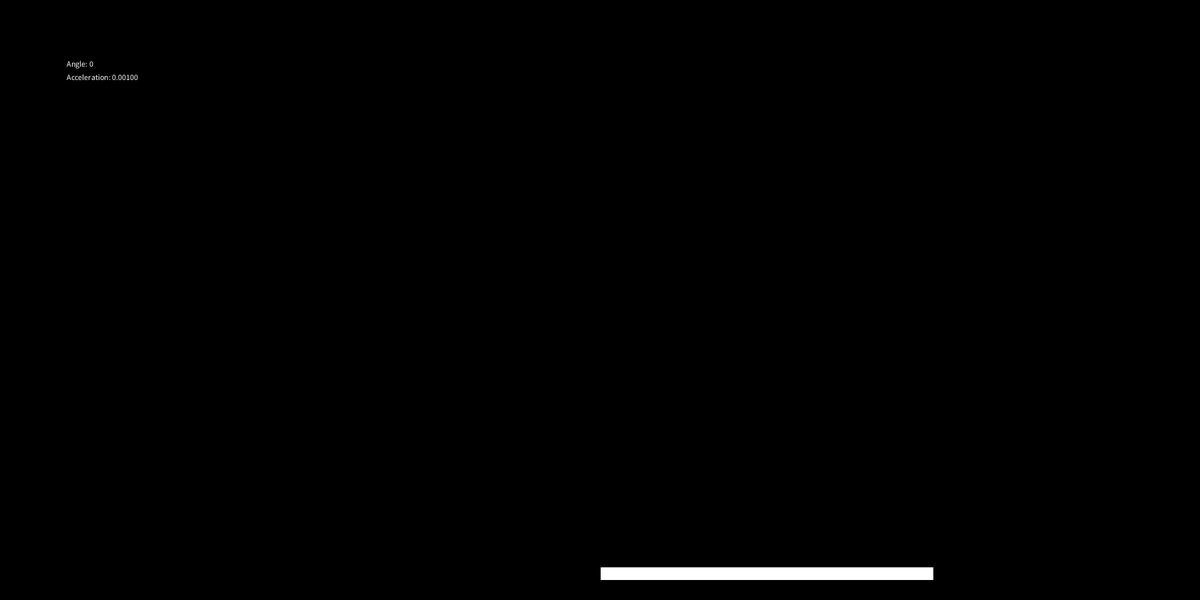
Frame 1 (no input)
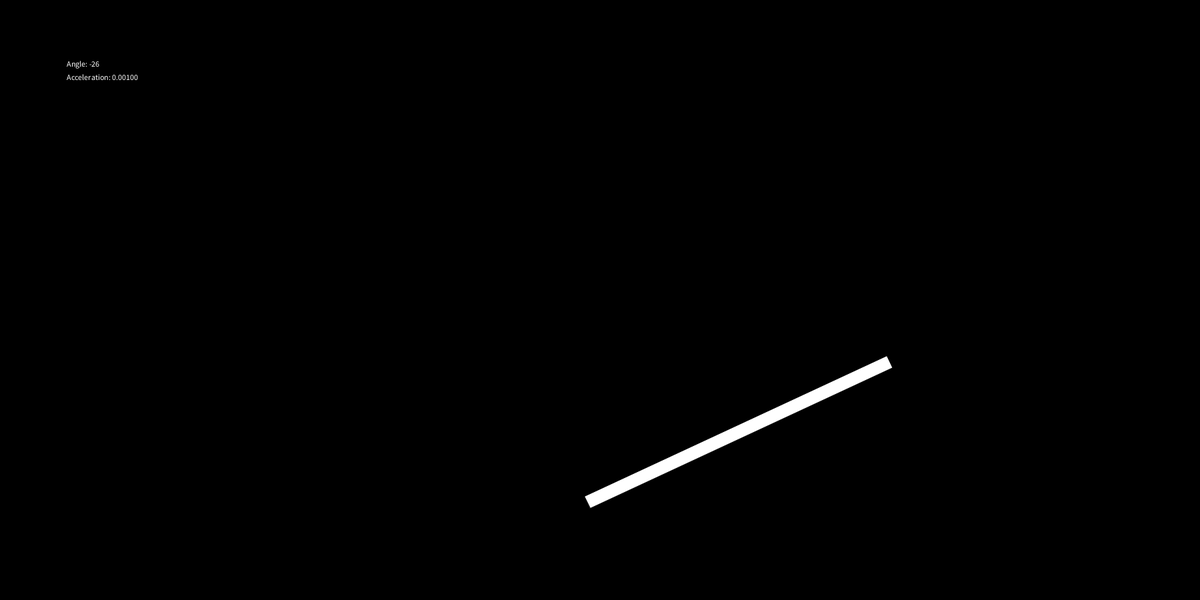
Frame 60 (the mouse pressed at the canvas centre just before this capture)
Frame 120 (the mouse held since frame 60 and released just before this capture): identical to frame 60, image omitted

The Processing sketch that drew these frames (run headless with seeded random() and noise(); from frame 60 on, the mouse is pressed at the canvas centre):

// Processing sketch: LidLifterSim
// ── LidLifterSim.pde

Lid lid;

void setup(){
  size(1800,900);
  lid = new Lid();
  fill(255);
  stroke(0);
}

final float endAngle = radians(-120),
            startAngle = 0,
            accelInc = 0.0002;
            
float accel = 0.001,
      dt = 0.5,
      a = accel,
      currentSpeed = 0,
      direction = -1,
      alpha = 0;;

void draw(){
  background(0);
  pushMatrix();
  translate(width/2.0, height-50);
  translate(-lid.wid/2.0,0);
  rotate(alpha);
  translate(lid.wid/2.0,0);
  lid.display();
  updateDirection();
  updateAngle();
  popMatrix();
  text("Angle: " + round(degrees(alpha)), 100,100);
  text("Acceleration: " + nf(accel,1,5), 100,120);
}

void updateAngle(){
  if (currentSpeed <= 0 && alpha < endAngle/2.0){
    a = accel;
  }
  if (currentSpeed >= 0 && alpha > endAngle/2.0){
    a = -accel;
  }
  alpha = min(max(endAngle,alpha + 0.5*a*dt*dt + currentSpeed*dt),startAngle);
  currentSpeed += a*dt;
  
}
void updateDirection(){
  if(degrees(alpha) <= -120){
    direction = 1;
  }
  else if (degrees(alpha) >= 0){
      direction = -1;
  }
}
void reset(){
   a = accel;
      currentSpeed = 0;
      direction = -1;
      alpha = 0;
}

void mousePressed() {
  if (mouseButton == LEFT) {
    accel += accelInc;
  } else if (mouseButton == RIGHT) {
    accel -= accelInc;
  }
  reset();
}

class Lid{
  
  float wid = 500,
        het =  20;
        
   Lid(){}
   void display(){
     rect(0,0,wid,het);
   }
}
